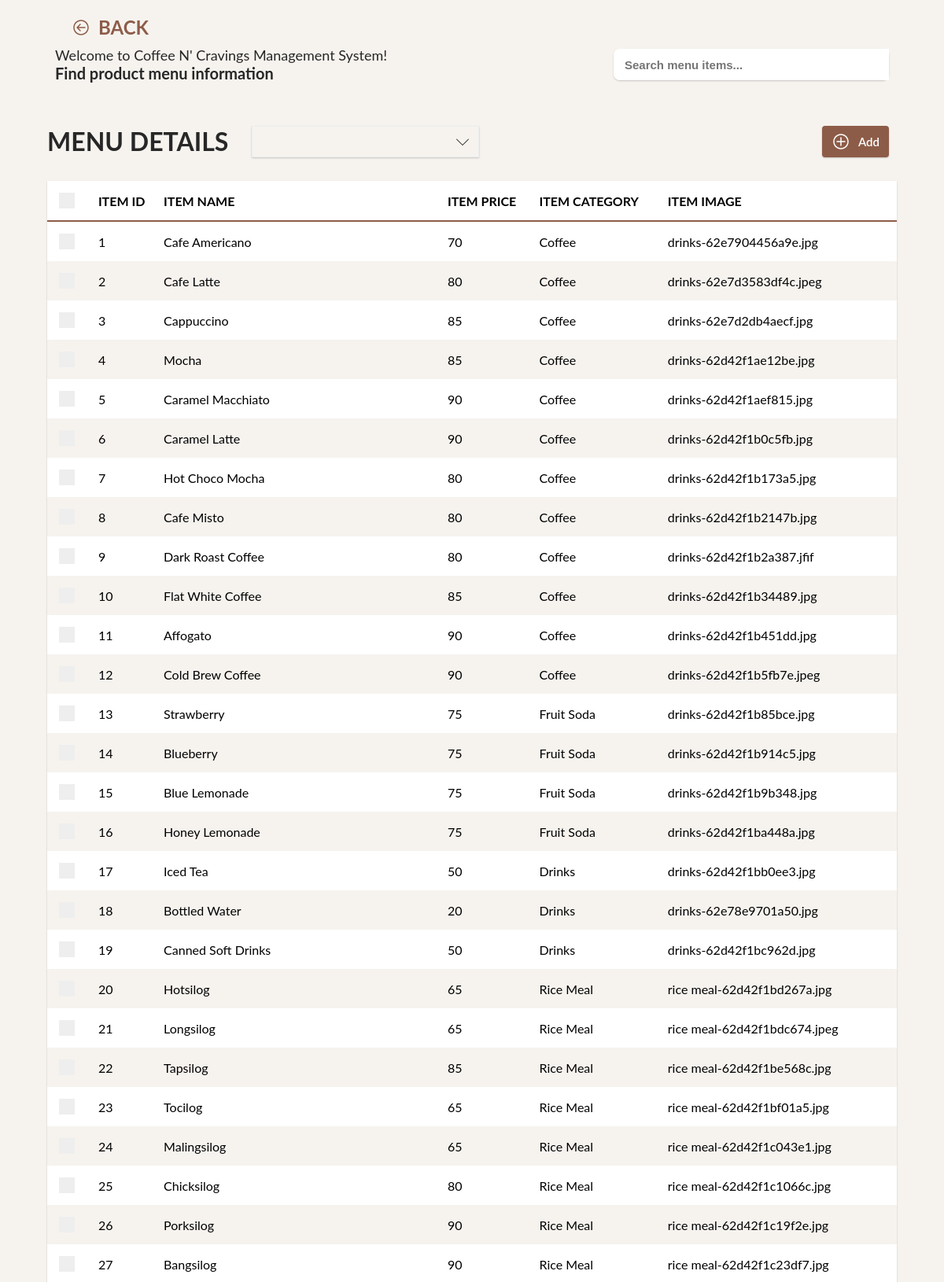
Screenshot of /coffee-cravings/products.php (upper part) with the database file from the repository.
### tables this page shows
CREATE TABLE `products` (
  `product_id` int(11) NOT NULL,
  `name` varchar(100) NOT NULL,
  `price` int(11) NOT NULL,
  `category` varchar(100) NOT NULL,
  `image` varchar(250) NOT NULL,
  `date_created` timestamp NOT NULL DEFAULT current_timestamp()
);

### coffee-cravings/functions.php (called while the page is built, shortened)
<?php
function ConditionToQ($data, $delimeter)
{
    return implode($delimeter, array_map(function ($value, $key) {
        return $key . "=" . "'" . $value . "'";
    }, $data, array_keys($data)));
}
function Select($table, $where, $fetchAll = false, $database, $some = '')
{
    $w = isset($where) ? " WHERE " . ConditionToQ($where, " AND ") : "";
    $query = "SELECT * FROM " . $table . $w . $some;
    $stmt = $database->prepare($query);
    $stmt->execute();
    if ($fetchAll) {
        return $stmt->fetchAll();
    }
    else {
        return $stmt->fetch();
    }
}

### coffee-cravings/system.php (the view, shortened to what this page needs)
<?php
include __DIR__ . "./functions.php";
function UseIcon($name, $p = '')
{
    $SOME = empty($p) ? '' : $p;
    $PATH = __DIR__ . "/" . $SOME . "assets/media/icons/";
    $ICON = $PATH . $name . ".svg";
    if (file_exists($ICON)) {
        return file_get_contents($ICON);
    }
    else {
        return null;
    }
}
function CreateComboBox($name, $value, $contents, $placeholder = "")
{
    $output = '
            <div class="custom-combo-box ' . $name . '">
                <div class="content">
                    <input type="text" name="' . $name . '" value="' . $value . '" placeholder="' . $placeholder . '">
                    <div class="icon">';
    $output .= UseIcon("down");
    $output .= '</div></div>';
    $output .= '<div class="floating-container">';
    foreach ($contents as $item) {
        if (isset($item["value"])) {
            $output .= '
                        <div class="item" value="' . $item["value"] . '"><span>' . $item["text"] . '</span></div>
                    ';
        }
        else {
            $output .= '
                        <div class="item"><span>' . $item . '</span></div>
                    ';
        }
    }
    $output .= '</div>';
    $output .= '</div>';
    return $output;
}
function CreateCheckbox()
{
    $output = '
    <div class="custom-checkbox-parent">
        <div class="checkbox-content">
            <div class="circle"></div>
            <label class="custom-checkbox">
                <input type="checkbox" class="table-checkbox">
                <span class="checkmark"></span>
            </label>
        </div>
    </div>
    ';
    return $output;
}
function CreateTable($headeritems, $bodyitems, $data, $idname, $button = -1, $nocheckbox = false, $scrollable = true)
{
    $output = '<div class="custom-grid-table ' . ($scrollable ? '' : "no-scroll") . '">
                <table>';
    $output .= '<thead class="grid-table-header"><tr>';
    if (!$nocheckbox) {
        $output .= '<th>' . CreateCheckbox() . '</th>';
    }
    foreach ($headeritems as $item) {
        $output .= '<th>' . $item . '</th>';
    }
    $output .= '</tr></thead>';
    $output .= '<tbody class="grid-table-body">';
    foreach ($data as $item) {
        if (isset($item[$idname])) {
            $output .= '<tr class="body-item" data-id="' . $item[$idname] . '">';
        }
        if (!$nocheckbox) {
            $output .= '<td>' . CreateCheckbox() . '</td>';
        }
        if ($button >= 0) {
            $btnitems = array_fill(0, $button, $button);
            $bitem = array_fill(0, count($bodyitems), $item);
            $ranged = range(0, $button);
            $contents = array_map(function ($key, $val, $r, $b) {
                return $r === $b - 1 ? $key : ($val === null ? "" : $val[$key]);
            }, $bodyitems, $bitem, $ranged, $btnitems);
            $i = 0;
            foreach ($contents as $content) {
                if ($i === $button - 1) {
                    $output .= '
                    <td>
                        <div class="icon-button">
                            <div class="text">
                                <span>' . $content . '</span>
                            </div>
                        </div>
                    </td>
                    ';
                }
                else {
                    $output .= '<td>' . $content . '</td>';
                }
                $i++;
            }
        }
        else {
            $bitem = array_fill(0, count($bodyitems), $item);
            $contents = array_map(function ($key, $val) {
                return $val === null ? "" : (isset($val[$key]) ? $val[$key] : "");
            }, $bodyitems, $bitem);
            foreach ($contents as $content) {
                $output .= '<td>' . $content . '</td>';
            }
        }
        $output .= '</tr>';
    }
    $output .= '</tbody>';
    $output .= '</table></div>';
    return $output;
}
function GetProducts($filter, $database)
{
    return Select("products", $filter, true, $database);
}

### coffee-cravings/assets/css/styles.css (style rules this page uses)
* { margin: 0; padding: 0; box-sizing: border-box; }
body { font-family: "Lato", sans-serif; width: 100%; }
.program-content .main-header .header-top .text-button .icon svg, .program-content .main-header .header-top .text-button .icon path { width: 24px; height: auto; fill: #8d5c48; }
.grid-table-container .table-info-container .info-left .custom-combo-box, .grid-table-container .table-info-container .info-right .custom-combo-box { margin: 0 30px; }
.custom-combo-box { position: relative; box-shadow: rgba(0, 0, 0, 0.2) 0px 1px 2px 0px; border: 1px solid #ebeeee; cursor: pointer; display: flex; align-items: center; color: #272727; max-height: 40px; }
.custom-combo-box .content { display: flex; align-items: center; align-content: center; width: 100%; justify-content: space-between; }
.custom-combo-box .content input { padding: 5px 20px; width: 100%; height: 100%; font-size: 16px; font-weight: 500; outline: none; background: none; border: none; cursor: pointer; color: #272727; }
.custom-combo-box .content .icon { width: 40px; height: 40px; min-width: 40px; min-height: 40px; max-width: 40px; display: flex; justify-content: center; align-items: center; }
.custom-combo-box .content .icon svg, .custom-combo-box .content .icon path { width: 24px; height: auto; }
.icon-button .icon svg, .icon-button .icon path { width: 24px; height: auto; color: #fff; fill: #fff; }
.custom-checkbox-parent { width: 40px; height: 40px; padding: 10px; border-radius: 50%; cursor: pointer; display: flex; justify-content: center; }
.custom-checkbox-parent .circle { width: 40px; height: 40px; padding: 10px; border-radius: 50%; cursor: pointer; position: absolute; top: 10%; margin-left: -10px; z-index: -1; }
.custom-checkbox-parent .checkbox-content { width: 100%; }
.custom-checkbox { position: relative; cursor: pointer; font-size: 20px; -webkit-user-select: none; -moz-user-select: none; -ms-user-select: none; user-select: none; box-shadow: rgba(0, 0, 0, 0.2) 0px 1px 2px 0px; }
.custom-checkbox .checkmark:after { left: 6px; top: 2px; width: 5px; height: 10px; border: solid white; border-width: 0 3px 3px 0; transform: rotate(45deg); }
.checkmark { position: absolute; top: 0; left: 0; height: 20px; width: 20px; background-color: #eee; }
.checkmark:after { content: ""; position: absolute; display: none; }
.custom-grid-table { overflow-y: auto; max-height: calc(100vh - 250px); min-height: 300px; background: #fff; box-shadow: rgba(0, 0, 0, 0.2) 0px 1px 2px 0px; }
.custom-grid-table { width: 100%; }
.custom-grid-table thead { background: #fff !important; }
.custom-grid-table thead th { position: -webkit-sticky; position: sticky; top: 0; z-index: 1; border-bottom: 2px solid #8d5c48; background: #fff; box-shadow: rgba(0, 0, 0, 0.2) 0px 1px 2px 0px; text-transform: uppercase; height: 50px !important; }
table { border-collapse: collapse; width: 100% !important; position: relative; background: #fff; }
table tr { cursor: pointer; -webkit-user-select: none; -moz-user-select: none; -ms-user-select: none; user-select: none; }
table tr:nth-child(even) { background: #f6f3ef; }
table td { height: 45px; }
table th, table td { padding: 5px; text-align: left; }

### rows the page displays
products: product_id "1", name "Cafe Americano", price "70", category "Coffee", image "drinks-62e7904456a9e.jpg"
products: product_id "2", name "Cafe Latte", price "80", category "Coffee", image "drinks-62e7d3583df4c.jpeg"
products: product_id "3", name "Cappuccino", price "85", category "Coffee", image "drinks-62e7d2db4aecf.jpg"
products: product_id "4", name "Mocha", price "85", category "Coffee", image "drinks-62d42f1ae12be.jpg"
products: product_id "5", name "Caramel Macchiato", price "90", category "Coffee", image "drinks-62d42f1aef815.jpg"
products: product_id "6", name "Caramel Latte", price "90", category "Coffee", image "drinks-62d42f1b0c5fb.jpg"
products: product_id "7", name "Hot Choco Mocha", price "80", category "Coffee", image "drinks-62d42f1b173a5.jpg"
products: product_id "8", name "Cafe Misto", price "80", category "Coffee", image "drinks-62d42f1b2147b.jpg"
products: product_id "9", name "Dark Roast Coffee", price "80", category "Coffee", image "drinks-62d42f1b2a387.jfif"
products: product_id "10", name "Flat White Coffee", price "85", category "Coffee", image "drinks-62d42f1b34489.jpg"
products: product_id "11", name "Affogato", price "90", category "Coffee", image "drinks-62d42f1b451dd.jpg"
products: product_id "12", name "Cold Brew Coffee", price "90", category "Coffee", image "drinks-62d42f1b5fb7e.jpeg"
products: product_id "13", name "Strawberry", price "75", category "Fruit Soda", image "drinks-62d42f1b85bce.jpg"
products: product_id "14", name "Blueberry", price "75", category "Fruit Soda", image "drinks-62d42f1b914c5.jpg"
products: product_id "15", name "Blue Lemonade", price "75", category "Fruit Soda", image "drinks-62d42f1b9b348.jpg"
products: product_id "16", name "Honey Lemonade", price "75", category "Fruit Soda", image "drinks-62d42f1ba448a.jpg"
products: product_id "17", name "Iced Tea", price "50", category "Drinks", image "drinks-62d42f1bb0ee3.jpg"
products: product_id "18", name "Bottled Water", price "20", category "Drinks", image "drinks-62e78e9701a50.jpg"
products: product_id "19", name "Canned Soft Drinks", price "50", category "Drinks", image "drinks-62d42f1bc962d.jpg"
products: product_id "20", name "Hotsilog", price "65", category "Rice Meal", image "rice meal-62d42f1bd267a.jpg"
products: product_id "21", name "Longsilog", price "65", category "Rice Meal", image "rice meal-62d42f1bdc674.jpeg"
products: product_id "22", name "Tapsilog", price "85", category "Rice Meal", image "rice meal-62d42f1be568c.jpg"
products: product_id "23", name "Tocilog", price "65", category "Rice Meal", image "rice meal-62d42f1bf01a5.jpg"
products: product_id "24", name "Malingsilog", price "65", category "Rice Meal", image "rice meal-62d42f1c043e1.jpg"
products: product_id "25", name "Chicksilog", price "80", category "Rice Meal", image "rice meal-62d42f1c1066c.jpg"
products: product_id "26", name "Porksilog", price "90", category "Rice Meal", image "rice meal-62d42f1c19f2e.jpg"
products: product_id "27", name "Bangsilog", price "90", category "Rice Meal", image "rice meal-62d42f1c23df7.jpg"

### other values shown
$item "ITEM ID"
$item "ITEM NAME"
$item "ITEM PRICE"
$item "ITEM CATEGORY"
$item "ITEM IMAGE"
